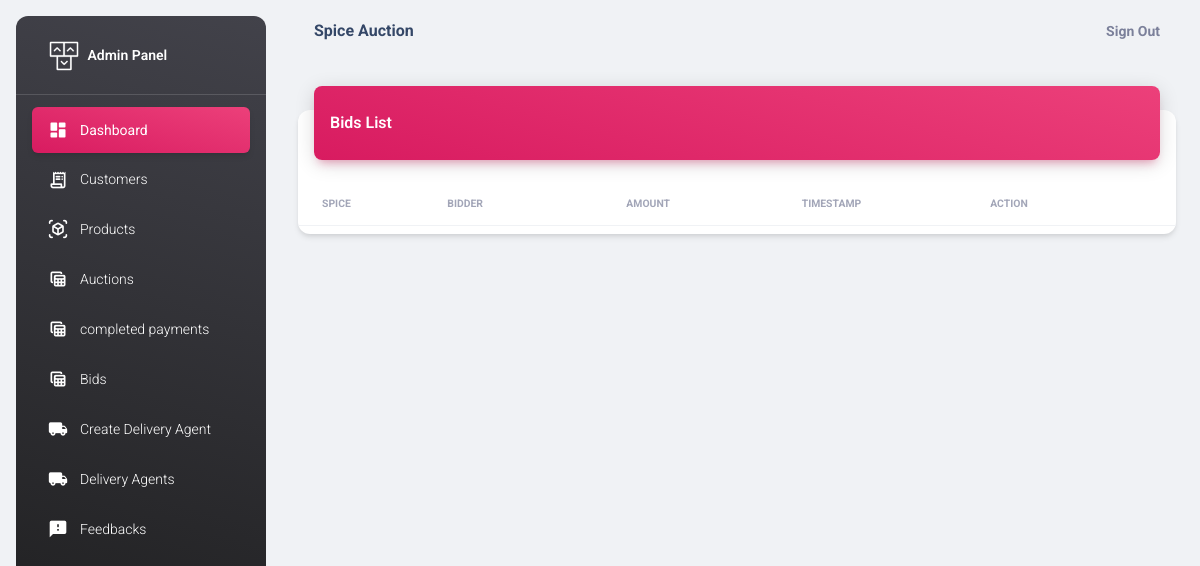
/adminapi/bids/ (signed in), run on an earlier commit of the app's database.
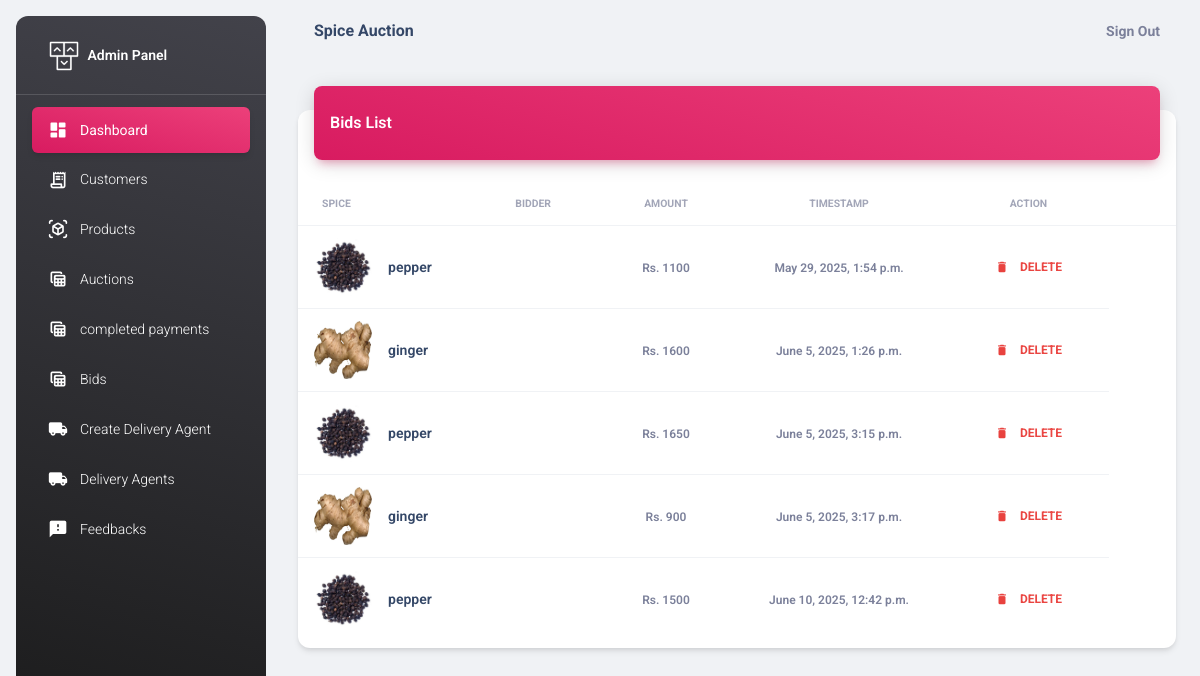
And on a later commit of the database.
### adminapi/models.py (models this page shows, shortened)
class Bid(models.Model):
    auction = models.ForeignKey(Auction, on_delete=models.CASCADE)
    bidder = models.ForeignKey(CustomUser, on_delete=models.CASCADE)
    amount = models.PositiveIntegerField()
    timestamp = models.DateTimeField(auto_now_add=True)
    is_selected=models.BooleanField(default=False)

class Auction(models.Model):
    spice = models.ForeignKey(Spice, on_delete=models.CASCADE)
    auctioneer = models.ForeignKey(Seller, on_delete=models.CASCADE)
    starting_bid = models.DecimalField(max_digits=10, decimal_places=2)
    expected_bid = models.DecimalField(max_digits=10, decimal_places=2, default=0)
    number_of_lots = models.IntegerField(default=1)
    end_time = models.DateTimeField()
    created_at = models.DateTimeField(auto_now_add=True)
    choices= [
        ('Available', 'Available'),
        ('Sold', 'Sold'),
        ('Expired', 'Expired'),
    ]
    status=models.CharField(max_length=50, choices=choices, default='Available')

class Spice(models.Model):
    seller = models.ForeignKey(Seller, on_delete=models.CASCADE)
    name = models.CharField(max_length=100)
    description = models.CharField(max_length=100)
    stock_quantity = models.PositiveIntegerField(default=0)
    image = models.ImageField(upload_to="images", null=True)
    created_at = models.DateTimeField(auto_now_add=True)
    choices= [
        ('Available', 'Available'),
        ('Not Available', 'Not Available'),
    ]
    status=models.CharField(max_length=50, choices=choices, default='Available')

### adminapi/views.py (the view)
# urls.py: path("bids/",views.BidsView.as_view(),name="bids"),
@method_decorator(decs,name="dispatch")
class BidsView(ListView):
    template_name="bids.html"
    model=Bid
    context_object_name="bids"

### adminapi/views.py (called while the page is built)
def signin_required(fn):
    def wrapper(request,*args,**kwargs):
        if not request.user.is_authenticated:
            messages.error(request,"invalid session!..please login")
            return redirect("signin")
        else:
            return fn(request,*args,**kwargs)
    return wrapper

def is_admin(fn):
    def wrapper(request,*args,**kwargs):
        if not request.user.is_superuser:
            messages.error(request,"Permission denied for current user !")
            return redirect("adminsignin")
        else:
            return fn(request,*args,**kwargs)
    return wrapper

### adminapi/templates/bids.html (shortened to what this page needs)
{%extends 'base.html'%}
{%load static%}
{%block body_block%}
<div class="container-fluid py-4">
    <div class="row">
      <div class="col-12">
        <div class="card my-4">
          <div class="card-header p-0 position-relative mt-n4 mx-3 z-index-2">
            <div class="bg-gradient-primary shadow-primary border-radius-lg pt-4 pb-3">
              <h6 class="text-white text-capitalize ps-3">Bids List</h6>
            </div>
          </div>
          <div class="card-body px-0 pb-2">
            <div class="table-responsive p-0">
              <table class="table align-items-center mb-0">
                <thead>
                  <tr>
                    <th class="text-uppercase text-secondary text-xxs font-weight-bolder opacity-7">Spice</th>
                    <th class="text-uppercase text-secondary text-xxs font-weight-bolder opacity-7 ps-2">Bidder</th>
                    <th class="text-center text-uppercase text-secondary text-xxs font-weight-bolder opacity-7">Amount</th>
                    <th class="text-center text-uppercase text-secondary text-xxs font-weight-bolder opacity-7">TimeStamp</th>
                    <th class="text-center text-uppercase text-secondary text-xxs font-weight-bolder opacity-7">Action</th>
                    <th class="text-secondary opacity-7"></th>
                  </tr>
                </thead>
                <tbody>
                    {%for bid in bids%}
                        <tr>
                            <td>
                            <div class="d-flex px-2 py-1">
                                <div>
                                <img src="{{bid.auction.spice.image.url}}" class="avatar avatar-lg me-3 border-radius-lg">
                                </div>
                                <div class="d-flex flex-column justify-content-center">
                                <h6 class="mb-0 text-sm">{{bid.auction.spice.name}}</h6>
                                </div>
                            </div>
                            </td>
                            <td>
                            </td>
                            <td class="align-middle text-center text-sm">
                            <span class="text-secondary text-xs font-weight-bold">Rs. {{bid.amount}}</span>
                            </td>
                            <td class="align-middle text-center">
                            <span class="text-secondary text-xs font-weight-bold">{{bid.timestamp}}</span>
                            </td>
                            <td class="align-middle text-center">
                              <a href="{% url 'bid_delete' bid.id %}" class="btn btn-link text-danger text-gradient px-3 mb-0">
                                  <i class="material-icons text-sm me-2">delete</i> Delete
                              </a>
                          </td>
                        </tr>
                    {%endfor%}
                </tbody>
              </table>
            </div>
          </div>
        </div>
      </div>
    </div>
  </div>
{%endblock%}

### adminapi/templates/base.html (shortened to what this page needs)
{% load static %}
<!DOCTYPE html>
<html lang="en">
<head>
  <link href="{% static 'css/material-dashboard.css' %}" rel="stylesheet" />
</head>
<body class="g-sidenav-show bg-gray-200">
  <aside class="sidenav navbar navbar-vertical navbar-expand-xs border-0 border-radius-xl my-3 fixed-start ms-3 bg-gradient-dark" id="sidenav-main">
    <div class="sidenav-header">
      <a class="navbar-brand m-0" href="{% url 'home' %}" target="_blank">
        <img src="{% static 'img/logo-ct.png' %}" class="navbar-brand-img h-100" alt="main_logo">
        <span class="ms-1 font-weight-bold text-white">Admin Panel</span>
      </a>
    </div>
    <hr class="horizontal light mt-0 mb-2">
    <div class="collapse navbar-collapse w-auto" id="sidenav-collapse-main">
      <ul class="navbar-nav">
        <li class="nav-item">
          <a class="nav-link text-white active bg-gradient-primary" href="{% url 'home' %}">
            <div class="text-white text-center me-2 d-flex align-items-center justify-content-center">
              <i class="material-icons opacity-10">dashboard</i>
            </div>
            <span class="nav-link-text ms-1">Dashboard</span>
          </a>
        </li>
        <li class="nav-item">
          <a class="nav-link text-white" href="{% url 'sellers' %}">
            <div class="text-white text-center me-2 d-flex align-items-center justify-content-center">
              <i class="material-icons opacity-10">receipt_long</i>
            </div>
            <span class="nav-link-text ms-1">Customers</span>
          </a>
        </li>
        <li class="nav-item">
          <a class="nav-link text-white" href="{% url 'products' %}">
            <div class="text-white text-center me-2 d-flex align-items-center justify-content-center">
              <i class="material-icons opacity-10">view_in_ar</i>
            </div>
            <span class="nav-link-text ms-1">Products</span>
          </a>
        </li>
        <li class="nav-item">
          <a class="nav-link text-white" href="{% url 'auctions' %}">
            <div class="text-white text-center me-2 d-flex align-items-center justify-content-center">
              <i class="material-icons opacity-10">table_view</i>
            </div>
            <span class="nav-link-text ms-1">Auctions</span>
          </a>
        </li>
        <li class="nav-item">
          <a class="nav-link text-white" href="{% url 'completed_payments' %}">
            <div class="text-white text-center me-2 d-flex align-items-center justify-content-center">
              <i class="material-icons opacity-10">table_view</i>
            </div>
            <span class="nav-link-text ms-1">completed payments</span>
          </a>
        </li>
        <li class="nav-item">
          <a class="nav-link text-white" href="{% url 'bids' %}">
            <div class="text-white text-center me-2 d-flex align-items-center justify-content-center">
              <i class="material-icons opacity-10">table_view</i>
            </div>
            <span class="nav-link-text ms-1">Bids</span>
          </a>
        </li>
        <li class="nav-item">
          <a class="nav-link text-white" href="{% url 'create_delivery_agent' %}">
            <div class="text-white text-center me-2 d-flex align-items-center justify-content-center">
              <i class="material-icons opacity-10">local_shipping</i>
            </div>
            <span class="nav-link-text ms-1">Create Delivery Agent</span>
          </a>
        </li>
        <li class="nav-item">
          <a class="nav-link text-white" href="{% url 'delivery_agent_list' %}">
            <div class="text-white text-center me-2 d-flex align-items-center justify-content-center">
              <i class="material-icons opacity-10">local_shipping</i>
            </div>
            <span class="nav-link-text ms-1"> Delivery Agents</span>
          </a>
        </li>
        <li class="nav-item">
          <a class="nav-link text-white" href="{% url 'feedbacks' %}">
            <div class="text-white text-center me-2 d-flex align-items-center justify-content-center">
              <i class="material-icons opacity-10">feedback</i>
            </div>
            <span class="nav-link-text ms-1">Feedbacks</span>
          </a>
        </li>
      </ul>
    </div>
  </aside>
  <main class="main-content position-relative max-height-vh-100 h-100 border-radius-lg">
    <nav class="navbar navbar-main navbar-expand-lg px-0 mx-4 shadow-none border-radius-xl" id="navbarBlur" data-scroll="true">
      <div class="container-fluid py-1 px-3">
        <nav aria-label="breadcrumb">
          <h6 class="font-weight-bolder mb-0">Spice Auction</h6>
        </nav>
        <div class="collapse navbar-collapse mt-sm-0 mt-2 me-md-0 me-sm-4" id="navbar">
          <ul class="navbar-nav justify-content-end">
            <li class="nav-item d-flex align-items-center">
              <a href="{% url 'index' %}" class="nav-link text-body font-weight-bold px-0">
                <span class="d-sm-inline d-none font-weight-bolder">Sign Out</span>
              </a>
            </li>
          </ul>
        </div>
      </div>
    </nav>
    {% block body_block %}{% endblock %}
  </main>
</body>
</html>

What changed in the data, as far as the page shows it:
added Bid: auction.spice.image (picture), auction.spice.name "pepper", amount "1100", timestamp "May 29, 2025, 1:54 p.m."
added Bid: auction.spice.image (picture), auction.spice.name "ginger", amount "1600", timestamp "June 5, 2025, 1:26 p.m."
added Bid: auction.spice.image (picture), auction.spice.name "pepper", amount "1650", timestamp "June 5, 2025, 3:15 p.m."
added Bid: auction.spice.image (picture), auction.spice.name "ginger", amount "900", timestamp "June 5, 2025, 3:17 p.m."
added Bid: auction.spice.image (picture), auction.spice.name "pepper", amount "1500", timestamp "June 10, 2025, 12:42 p.m."
